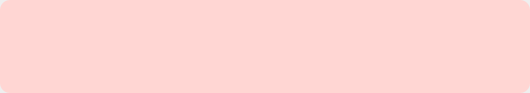
<?xml version="1.0" encoding="UTF-8"?>
<ui version="4.0">
 <class>Form</class>
 <widget class="QWidget" name="Form">
  <property name="geometry">
   <rect>
    <x>0</x>
    <y>0</y>
    <width>530</width>
    <height>93</height>
   </rect>
  </property>
  <property name="minimumSize">
   <size>
    <width>530</width>
    <height>0</height>
   </size>
  </property>
  <property name="maximumSize">
   <size>
    <width>530</width>
    <height>16777215</height>
   </size>
  </property>
  <property name="windowTitle">
   <string>Form</string>
  </property>
  <layout class="QHBoxLayout" name="horizontalLayout">
   <property name="spacing">
    <number>0</number>
   </property>
   <property name="leftMargin">
    <number>0</number>
   </property>
   <property name="topMargin">
    <number>0</number>
   </property>
   <property name="rightMargin">
    <number>0</number>
   </property>
   <property name="bottomMargin">
    <number>0</number>
   </property>
   <item>
    <widget class="QWidget" name="widget" native="true">
     <property name="styleSheet">
      <string notr="true">QWidget#widget{
	background-color:rgb(255, 214, 211);
	border-radius:10px;
}</string>
     </property>
     <layout class="QHBoxLayout" name="horizontalLayout_2" stretch="1,10,1">
      <property name="spacing">
       <number>0</number>
      </property>
      <property name="leftMargin">
       <number>0</number>
      </property>
      <property name="topMargin">
       <number>0</number>
      </property>
      <property name="rightMargin">
       <number>0</number>
      </property>
      <property name="bottomMargin">
       <number>0</number>
      </property>
      <item>
       <widget class="QWidget" name="widget_2" native="true">
        <layout class="QVBoxLayout" name="verticalLayout">
         <item>
          <widget class="QLabel" name="label">
           <property name="minimumSize">
            <size>
             <width>30</width>
             <height>30</height>
            </size>
           </property>
           <property name="maximumSize">
            <size>
             <width>30</width>
             <height>30</height>
            </size>
           </property>
           <property name="styleSheet">
            <string notr="true">border-image: url(:/icon/icon_notice_warn.png);</string>
           </property>
           <property name="text">
            <string/>
           </property>
          </widget>
         </item>
         <item>
          <spacer name="verticalSpacer">
           <property name="orientation">
            <enum>Qt::Vertical</enum>
           </property>
           <property name="sizeHint" stdset="0">
            <size>
             <width>20</width>
             <height>34</height>
            </size>
           </property>
          </spacer>
         </item>
        </layout>
       </widget>
      </item>
      <item>
       <widget class="QWidget" name="widget_3" native="true">
        <layout class="QVBoxLayout" name="verticalLayout_2">
         <item>
          <widget class="QLabel" name="l_title">
           <property name="minimumSize">
            <size>
             <width>0</width>
             <height>30</height>
            </size>
           </property>
           <property name="maximumSize">
            <size>
             <width>16777215</width>
             <height>30</height>
            </size>
           </property>
           <property name="styleSheet">
            <string notr="true">color:rgb(255, 83, 74);</string>
           </property>
           <property name="text">
            <string/>
           </property>
          </widget>
         </item>
         <item>
          <widget class="QLabel" name="l_content">
           <property name="styleSheet">
            <string notr="true">color:rgb(255, 83, 74,0.7);</string>
           </property>
           <property name="text">
            <string/>
           </property>
          </widget>
         </item>
        </layout>
       </widget>
      </item>
      <item>
       <widget class="QWidget" name="widget_4" native="true">
        <layout class="QVBoxLayout" name="verticalLayout_3">
         <item>
          <widget class="QPushButton" name="btn_close">
           <property name="minimumSize">
            <size>
             <width>32</width>
             <height>32</height>
            </size>
           </property>
           <property name="maximumSize">
            <size>
             <width>32</width>
             <height>32</height>
            </size>
           </property>
           <property name="styleSheet">
            <string notr="true">QPushButton#btn_close{
	border-image: url(:/icon/icon_notice_warn_close.png);
	color:rgba(255,255,255,200);
	border-radius:12px;
}
</string>
           </property>
           <property name="text">
            <string/>
           </property>
          </widget>
         </item>
         <item>
          <spacer name="verticalSpacer_2">
           <property name="orientation">
            <enum>Qt::Vertical</enum>
           </property>
           <property name="sizeHint" stdset="0">
            <size>
             <width>20</width>
             <height>32</height>
            </size>
           </property>
          </spacer>
         </item>
        </layout>
       </widget>
      </item>
     </layout>
    </widget>
   </item>
  </layout>
 </widget>
 <resources>
  <include location="../drawable/drawable.qrc"/>
 </resources>
 <connections/>
</ui>
